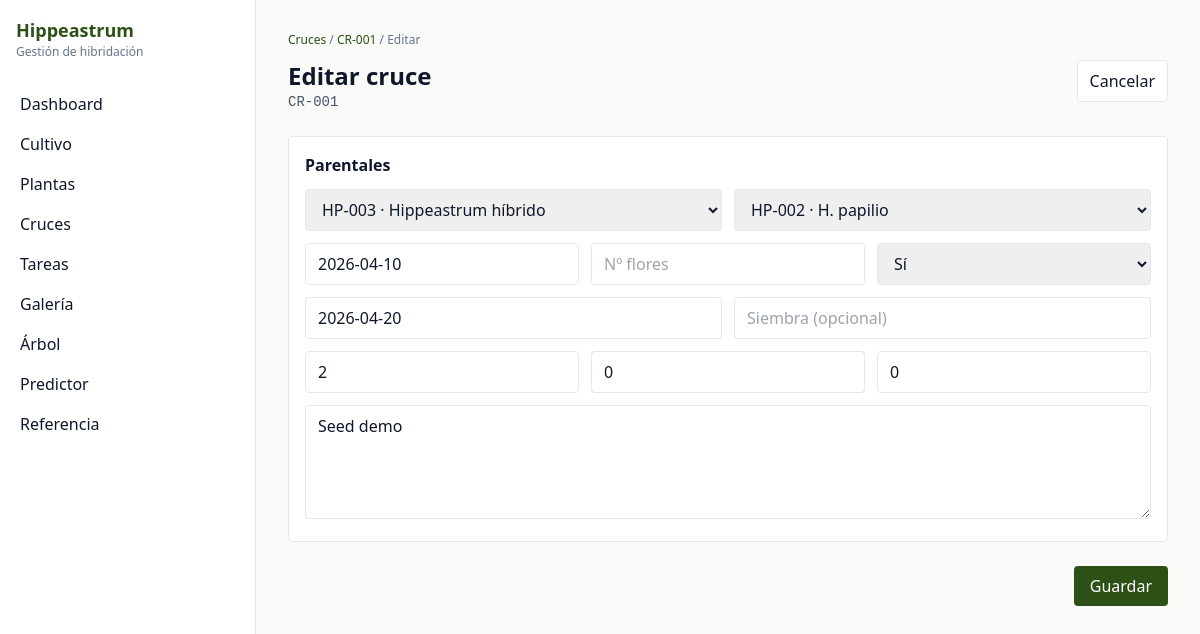
Page /cruces/1/edit on the committed database.
### models.py (models this page shows)
class Cruce(Base):
    __tablename__ = "cruces"
    __table_args__ = (
        UniqueConstraint("codigo", name="uq_cruces_codigo"),
    )
    id: Mapped[int] = mapped_column(Integer, primary_key=True)
    codigo: Mapped[str] = mapped_column(String(20), nullable=False, index=True)
    planta_madre_id: Mapped[int] = mapped_column(ForeignKey("plantas.id"), nullable=False)
    planta_padre_id: Mapped[int] = mapped_column(ForeignKey("plantas.id"), nullable=False)
    fecha_polinizacion: Mapped[dt.date] = mapped_column(Date, nullable=False)
    num_flores_polinizadas: Mapped[int | None] = mapped_column(Integer)
    fecundacion_confirmada: Mapped[FecundacionEnum] = mapped_column(Enum(FecundacionEnum), nullable=False, default=FecundacionEnum.Pendiente)
    fecha_confirmacion: Mapped[dt.date | None] = mapped_column(Date)
    num_capsulas: Mapped[int] = mapped_column(Integer, nullable=False, default=0)
    num_semillas_totales: Mapped[int] = mapped_column(Integer, nullable=False, default=0)
    num_semillas_sembradas: Mapped[int] = mapped_column(Integer, nullable=False, default=0)
    fecha_siembra: Mapped[dt.date | None] = mapped_column(Date)
    num_germinadas: Mapped[int] = mapped_column(Integer, nullable=False, default=0)
    tasa_germinacion: Mapped[float | None] = mapped_column(Float)
    resultado_esperado: Mapped[str | None] = mapped_column(Text)
    resultado_observado: Mapped[str | None] = mapped_column(Text)
    notas: Mapped[str | None] = mapped_column(Text)
    fecha_creacion: Mapped[dt.datetime] = mapped_column(DateTime, default=dt.datetime.utcnow, nullable=False)
    madre: Mapped[Planta] = relationship("Planta", foreign_keys=[planta_madre_id])
    padre: Mapped[Planta] = relationship("Planta", foreign_keys=[planta_padre_id])
    capsulas: Mapped[list[Capsula]] = relationship("Capsula", back_populates="cruce", cascade="all, delete-orphan")
    fotos: Mapped[list[Foto]] = relationship("Foto", back_populates="cruce")

class Planta(Base):
    __tablename__ = "plantas"
    __table_args__ = (
        UniqueConstraint("codigo", name="uq_plantas_codigo"),
    )
    id: Mapped[int] = mapped_column(Integer, primary_key=True, autoincrement=True)
    codigo: Mapped[str] = mapped_column(String(20), nullable=False, index=True)
    nombre_cultivar: Mapped[str | None] = mapped_column(String(200))
    especie: Mapped[str | None] = mapped_column(Text)
    generacion: Mapped[GeneracionEnum] = mapped_column(Enum(GeneracionEnum), nullable=False)
    id_madre: Mapped[int | None] = mapped_column(ForeignKey("plantas.id"), nullable=True)
    id_padre: Mapped[int | None] = mapped_column(ForeignKey("plantas.id"), nullable=True)
    id_cruce_origen: Mapped[int | None] = mapped_column(ForeignKey("cruces.id"), nullable=True)
    fecha_semilla: Mapped[dt.date | None] = mapped_column(Date)
    fecha_primera_floracion: Mapped[dt.date | None] = mapped_column(Date)
    ubicacion: Mapped[str | None] = mapped_column(Text)
    tamano_bulbo_cm: Mapped[float | None] = mapped_column(Float)
    num_bulbillos: Mapped[int | None] = mapped_column(Integer)
    estado: Mapped[EstadoPlantaEnum] = mapped_column(Enum(EstadoPlantaEnum), nullable=False, default=EstadoPlantaEnum.Bueno)
    bulbillos_separados: Mapped[bool] = mapped_column(Boolean, nullable=False, default=False)
    ploidy_sospecha: Mapped[PloidyEnum] = mapped_column(Enum(PloidyEnum), nullable=False, default=PloidyEnum.Desconocido)
    ploidy_confirmado: Mapped[bool] = mapped_column(Boolean, nullable=False, default=False)
    num_ejemplares_fisicos: Mapped[int] = mapped_column(Integer, nullable=False, default=1)
    es_clon_de: Mapped[int | None] = mapped_column(ForeignKey("plantas.id"), nullable=True)
    notas: Mapped[str | None] = mapped_column(Text)
    fecha_creacion: Mapped[dt.datetime] = mapped_column(DateTime, default=dt.datetime.utcnow, nullable=False)
    fecha_actualizacion: Mapped[dt.datetime] = mapped_column(
        DateTime,
        default=dt.datetime.utcnow,
        onupdate=dt.datetime.utcnow,
        nullable=False,
    )
    madre: Mapped[Planta | None] = relationship("Planta", remote_side=[id], foreign_keys=[id_madre], post_update=True)
    padre: Mapped[Planta | None] = relationship("Planta", remote_side=[id], foreign_keys=[id_padre], post_update=True)
    clon_de: Mapped[Planta | None] = relationship("Planta", remote_side=[id], foreign_keys=[es_clon_de], post_update=True)
    fenotipo: Mapped[Fenotipo | None] = relationship("Fenotipo", back_populates="planta", uselist=False, cascade="all, delete-orphan")
    genotipos_loci: Mapped[list["GenotipoPlanta"]] = relationship("GenotipoPlanta", back_populates="planta", cascade="all, delete-orphan")
    epistasias: Mapped[list["EpistasiaObservada"]] = relationship("EpistasiaObservada", back_populates="planta", cascade="all, delete-orphan")
    fotos: Mapped[list[Foto]] = relationship("Foto", back_populates="planta")

### main.py (the view)
@app.get("/cruces/{cruce_id}/edit", response_class=HTMLResponse)
def cruces_edit(cruce_id: int, request: Request, db: Session = Depends(get_db)):
    cruce = crud.get_cruce(db, cruce_id)
    if not cruce:
        return RedirectResponse(url="/cruces", status_code=303)
    plantas = crud.list_plantas(db)
    return templates.TemplateResponse(
        request,
        "cruces/form.html",
        {
            "request": request,
            "breadcrumbs": _breadcrumbs([("Cruces", "/cruces"), (cruce.codigo, f"/cruces/{cruce.id}"), ("Editar", None)]),
            "cruce": cruce,
            "action": f"/cruces/{cruce.id}/edit",
            "form": cruce,
            "plantas": plantas,
            "fecundacion_opts": [f.value for f in FecundacionEnum],
        },
    )

### templates/cruces/form.html (shortened to what this page needs)
{% extends "base.html" %}
{% block content %}
  <div class="flex items-start justify-between gap-4">
    <div>
      <h1 class="text-2xl font-semibold">{{ 'Editar' if cruce else 'Nuevo' }} cruce</h1>
      {% if cruce %}<div class="text-sm text-slate-600 mono">{{ cruce.codigo }}</div>{% endif %}
    </div>
    <a class="px-3 py-2 border rounded bg-white" href="{% if cruce %}/cruces/{{ cruce.id }}{% else %}/cruces{% endif %}">Cancelar</a>
  </div>
  <form class="mt-6 space-y-6" method="post" action="{{ action }}">
    <section class="p-4 rounded border bg-white">
      <div class="font-semibold">Parentales</div>
      <div class="grid grid-cols-1 lg:grid-cols-2 gap-3 mt-3">
        <select name="planta_madre_id" class="border rounded px-3 py-2" required>
          {% for p in plantas %}
            <option value="{{ p.id }}" {% if form.planta_madre_id == p.id %}selected{% endif %}>{{ p.codigo }} · {{ p.nombre_cultivar or '—' }}</option>
          {% endfor %}
        </select>
        <select name="planta_padre_id" class="border rounded px-3 py-2" required>
          {% for p in plantas %}
            <option value="{{ p.id }}" {% if form.planta_padre_id == p.id %}selected{% endif %}>{{ p.codigo }} · {{ p.nombre_cultivar or '—' }}</option>
          {% endfor %}
        </select>
      </div>
      <div class="grid grid-cols-1 lg:grid-cols-3 gap-3 mt-3">
        <input name="fecha_polinizacion" value="{{ form.fecha_polinizacion or '' }}" class="border rounded px-3 py-2" placeholder="Polinización (YYYY-MM-DD)" required />
        <input name="num_flores_polinizadas" value="{{ form.num_flores_polinizadas or '' }}" class="border rounded px-3 py-2" placeholder="Nº flores" />
        <select name="fecundacion_confirmada" class="border rounded px-3 py-2">
          {% for f in fecundacion_opts %}
            <option value="{{ f }}" {% if form.fecundacion_confirmada == f %}selected{% endif %}>{{ f }}</option>
          {% endfor %}
        </select>
      </div>
      <div class="grid grid-cols-1 lg:grid-cols-2 gap-3 mt-3">
        <input name="fecha_confirmacion" value="{{ form.fecha_confirmacion or '' }}" class="border rounded px-3 py-2" placeholder="Confirmación (opcional)" />
        <input name="fecha_siembra" value="{{ form.fecha_siembra or '' }}" class="border rounded px-3 py-2" placeholder="Siembra (opcional)" />
      </div>
      <div class="grid grid-cols-1 lg:grid-cols-3 gap-3 mt-3">
        <input name="num_capsulas" value="{{ form.num_capsulas or 0 }}" class="border rounded px-3 py-2" placeholder="Nº cápsulas" />
        <input name="num_semillas_sembradas" value="{{ form.num_semillas_sembradas or 0 }}" class="border rounded px-3 py-2" placeholder="Semillas sembradas" />
        <input name="num_germinadas" value="{{ form.num_germinadas or 0 }}" class="border rounded px-3 py-2" placeholder="Germinadas" />
      </div>
      <div class="mt-3">
        <textarea name="notas" rows="4" class="border rounded px-3 py-2 w-full" placeholder="Notas">{{ form.notas or '' }}</textarea>
      </div>
    </section>
    <div class="flex items-center justify-end gap-2">
      <button class="px-4 py-2 rounded bg-primary text-white">Guardar</button>
    </div>
  </form>
{% endblock %}

### templates/base.html (shortened to what this page needs)
<!doctype html>
<html lang="es">
<head>
  <script src="https://cdn.tailwindcss.com"></script>
</head>
<body class="bg-bg text-slate-900">
  <div x-data="{ open: false }" class="min-h-screen">
    <div class="flex">
      <aside :class="open ? 'block' : 'hidden'" class="lg:block w-full lg:w-64 border-r border-slate-200 bg-white lg:min-h-screen">
        <div class="p-4 hidden lg:block">
          <div class="font-semibold text-primary text-lg">Hippeastrum</div>
          <div class="text-xs text-slate-500">Gestión de hibridación</div>
        </div>
        <nav class="p-2">
          <a class="block px-3 py-2 rounded hover:bg-slate-50" href="/">Dashboard</a>
          <a class="block px-3 py-2 rounded hover:bg-slate-50" href="/cultivo">Cultivo</a>
          <a class="block px-3 py-2 rounded hover:bg-slate-50" href="/plantas">Plantas</a>
          <a class="block px-3 py-2 rounded hover:bg-slate-50" href="/cruces">Cruces</a>
          <a class="block px-3 py-2 rounded hover:bg-slate-50" href="/tareas">Tareas</a>
          <a class="block px-3 py-2 rounded hover:bg-slate-50" href="/galeria">Galería</a>
          <a class="block px-3 py-2 rounded hover:bg-slate-50" href="/arbol">Árbol</a>
          <a class="block px-3 py-2 rounded hover:bg-slate-50" href="/predictor">Predictor</a>
          <a class="block px-3 py-2 rounded hover:bg-slate-50" href="/referencia">Referencia</a>
        </nav>
      </aside>
      <main class="flex-1 min-w-0">
        <div class="max-w-6xl mx-auto p-4 lg:p-8">
          {% if breadcrumbs %}
            <div class="text-xs text-slate-500 mb-3">{{ breadcrumbs|safe }}</div>
          {% endif %}
          {% block content %}{% endblock %}
        </div>
      </main>
    </div>
  </div>
</body>
</html>

### templates/base.html (style rules this page uses)
html { font-family: Inter, system-ui, -apple-system, Segoe UI, Roboto, sans-serif; }
.mono { font-family: ui-monospace, SFMono-Regular, Menlo, Monaco, Consolas, 'Liberation Mono', 'Courier New', monospace; }

### rows in the picture
Cruce: codigo "Cruces / CR-001 / Editar", codigo "CR-001", planta_madre_id "HP-003 · Hippeastrum híbrido", planta_padre_id "HP-002 · H. papilio", fecha_polinizacion "2026-04-10", fecundacion_confirmada "Sí", fecha_confirmacion "2026-04-20", num_capsulas "2", num_semillas_sembradas "0", num_germinadas "0", notas "Seed demo"

### other values in the picture
{{ 'Editar' if cruce else 'Nuevo' }} "Editar"
